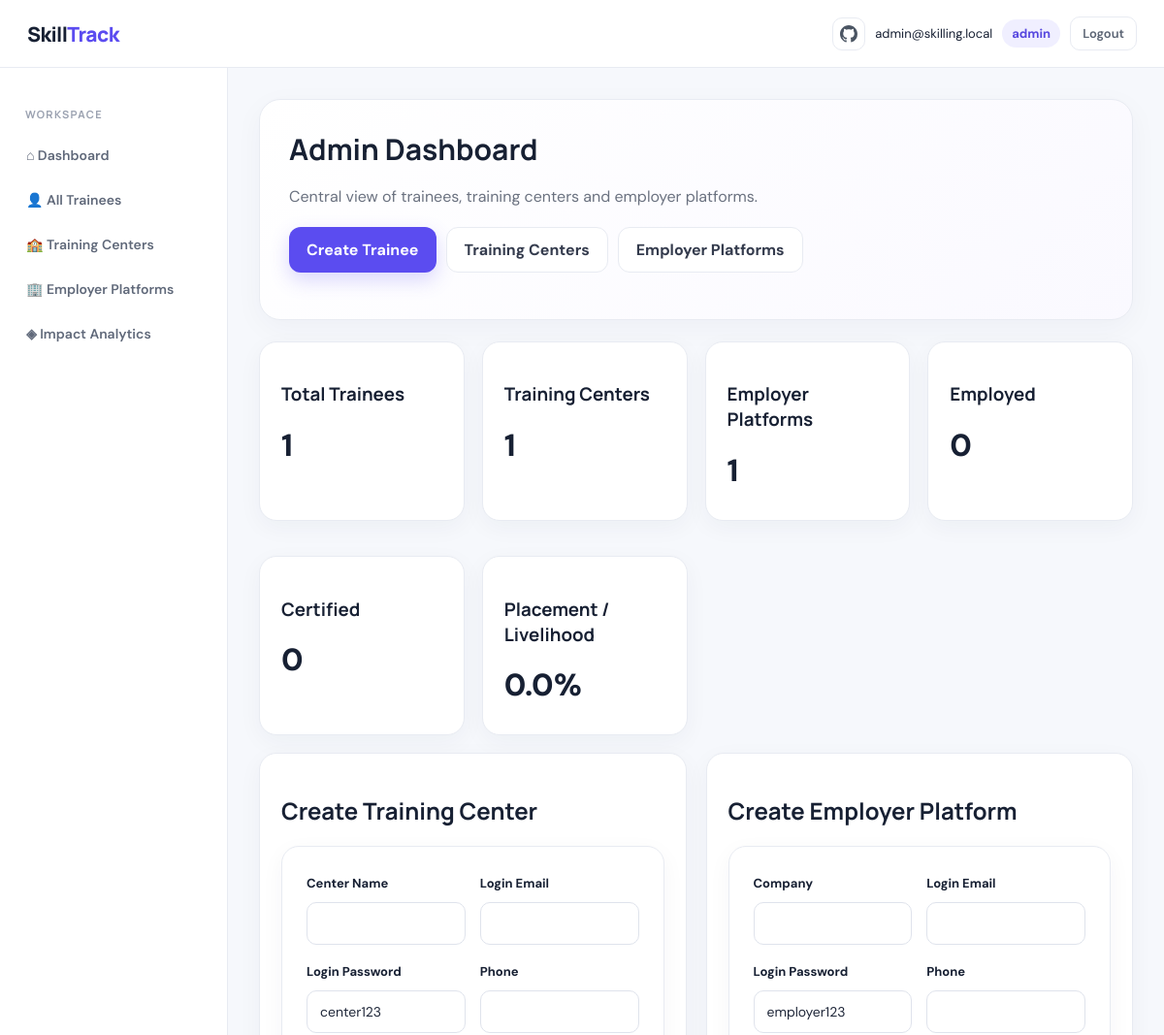
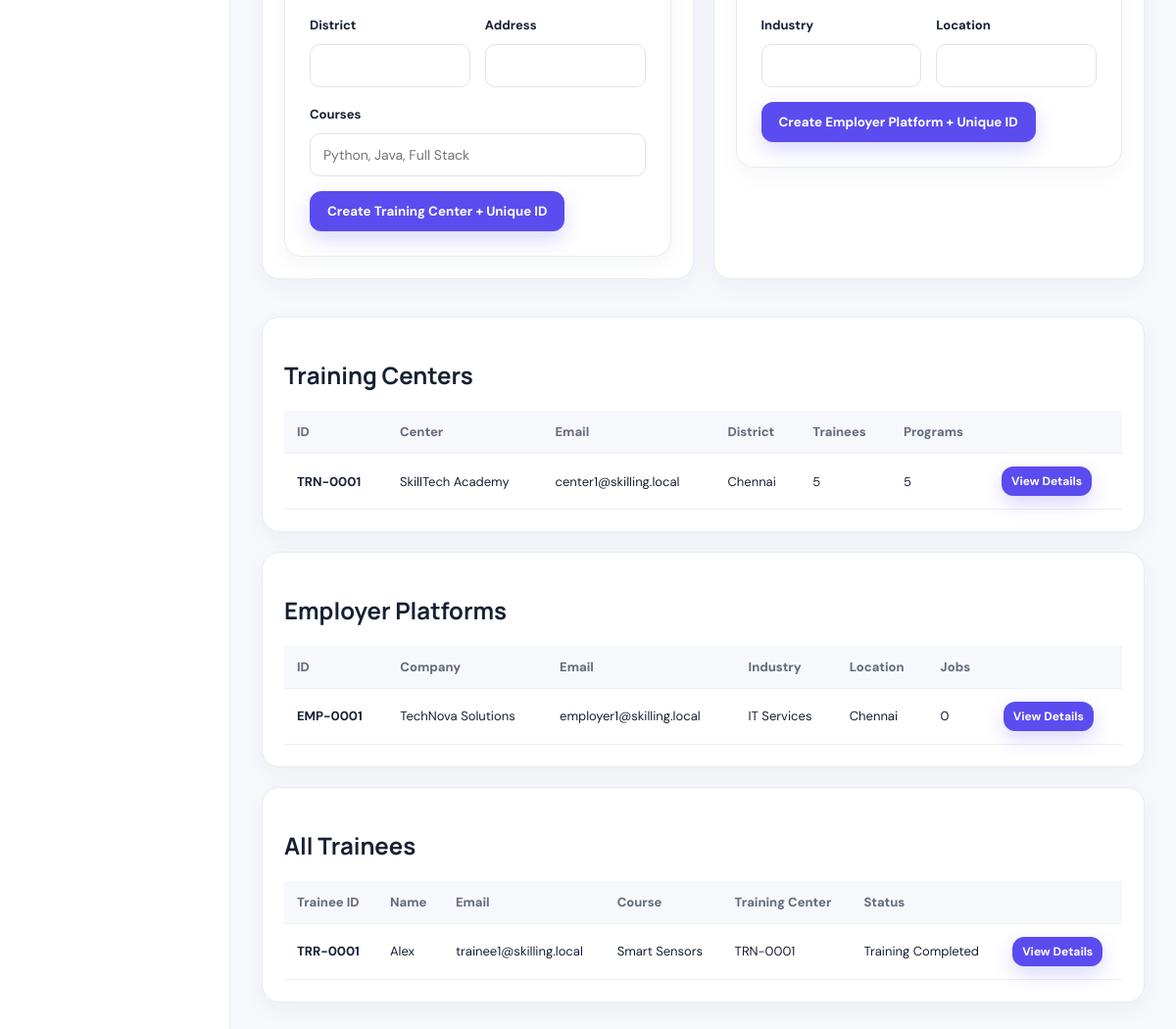
The page /admin/dashboard (signed in) on the database its author committed (2 pictures, top to bottom).
### tables this page shows
CREATE TABLE training_centers (
            id INTEGER PRIMARY KEY AUTOINCREMENT,
            center_code TEXT UNIQUE,
            center_name TEXT NOT NULL,
            email TEXT UNIQUE NOT NULL,
            phone TEXT,
            address TEXT,
            district TEXT,
            courses TEXT,
            created_at TEXT
        );

CREATE TABLE employers (
            id INTEGER PRIMARY KEY AUTOINCREMENT,
            employer_code TEXT UNIQUE,
            company TEXT NOT NULL,
            email TEXT UNIQUE NOT NULL,
            phone TEXT,
            industry TEXT,
            location TEXT,
            created_at TEXT
        );

CREATE TABLE trainees (
            id INTEGER PRIMARY KEY AUTOINCREMENT,
            trainee_code TEXT UNIQUE,
            name TEXT NOT NULL,
            email TEXT UNIQUE NOT NULL,
            phone TEXT,
            district TEXT,
            education TEXT,
            course TEXT,
            skills TEXT DEFAULT '',
            training_center_id INTEGER,
            provider TEXT,
            attendance REAL DEFAULT 0,
            assessment REAL DEFAULT 0,
            certification TEXT DEFAULT 'Not Certified',
            status TEXT DEFAULT 'Training Completed',
            created_at TEXT,
            FOREIGN KEY(training_center_id) REFERENCES training_centers(id)
        );

### app.py (the view)
@app.route("/admin/dashboard")
@login_required("admin")
def admin_dashboard():
    conn = get_db()
    total = conn.execute("SELECT COUNT(*) FROM trainees").fetchone()[0]
    employed = conn.execute("SELECT COUNT(*) FROM trainees WHERE status='Employed'").fetchone()[0]
    self_employed = conn.execute("SELECT COUNT(*) FROM trainees WHERE status='Self-employed'").fetchone()[0]
    not_placed = conn.execute("SELECT COUNT(*) FROM trainees WHERE status='Not Placed'").fetchone()[0]
    certified = conn.execute("SELECT COUNT(*) FROM trainees WHERE certification='Certified'").fetchone()[0]
    centers = conn.execute("""
        SELECT tc.*, COUNT(t.id) AS trainee_count, COUNT(tp.id) AS program_count
        FROM training_centers tc
        LEFT JOIN trainees t ON t.training_center_id=tc.id
        LEFT JOIN training_programs tp ON tp.training_center_id=tc.id
        GROUP BY tc.id ORDER BY tc.id DESC
    """).fetchall()
    employers = conn.execute("""
        SELECT e.*, COUNT(j.id) AS job_count
        FROM employers e LEFT JOIN jobs j ON j.employer_id=e.id
        GROUP BY e.id ORDER BY e.id DESC
    """).fetchall()
    trainees = conn.execute("""
        SELECT t.*, tc.center_code, tc.center_name
        FROM trainees t
        LEFT JOIN training_centers tc ON t.training_center_id=tc.id
        ORDER BY t.id DESC
    """).fetchall()
    conn.close()
    placement = round(((employed + self_employed) / total) * 100, 1) if total else 0
    return render_template("admin_dashboard.html", total=total, employed=employed,
                           self_employed=self_employed, not_placed=not_placed,
                           certified=certified, placement=placement,
                           centers=centers, employers=employers, trainees=trainees)

### app.py (called while the page is built)
def get_db():
    conn = sqlite3.connect(DATABASE)
    conn.row_factory = sqlite3.Row
    return conn

def login_required(role=None):
    def decorator(fn):
        @wraps(fn)
        def wrapper(*args, **kwargs):
            if "user_id" not in session:
                return redirect(url_for("login"))
            if role and session.get("role") != role:
                flash("You do not have access to this page.", "error")
                return redirect(url_for("role_dashboard"))
            return fn(*args, **kwargs)
        return wrapper
    return decorator

@app.context_processor
def inject_user():
    return {
        "current_email": session.get("email", ""),
        "current_role": session.get("role", ""),
        "current_org_code": session.get("org_code", "")
    }

### templates/admin_dashboard.html
{% extends "base.html" %}{% block content %}
<div class="hero"><h1>Admin Dashboard</h1><p class="muted">Central view of trainees, training centers and employer platforms.</p>
<div class="top-actions"><a class="btn" href="/add-trainee">Create Trainee</a><a class="btn secondary" href="/admin/training-centers">Training Centers</a><a class="btn secondary" href="/admin/employers">Employer Platforms</a></div></div>
<div class="grid">
<div class="card"><h3>Total Trainees</h3><div class="stat">{{total}}</div></div>
<div class="card"><h3>Training Centers</h3><div class="stat">{{centers|length}}</div></div>
<div class="card"><h3>Employer Platforms</h3><div class="stat">{{employers|length}}</div></div>
<div class="card"><h3>Employed</h3><div class="stat">{{employed}}</div></div>
<div class="card"><h3>Certified</h3><div class="stat">{{certified}}</div></div>
<div class="card"><h3>Placement / Livelihood</h3><div class="stat">{{placement}}%</div></div>
</div>
<div class="grid2">
<div class="panel"><h2>Create Training Center</h2>
<form method="post" action="{{url_for('admin_add_training_center')}}"><div class="form-grid">
<div class="field"><label>Center Name</label><input name="center_name" required></div>
<div class="field"><label>Login Email</label><input type="email" name="email" required></div>
<div class="field"><label>Login Password</label><input name="password" value="center123"></div>
<div class="field"><label>Phone</label><input name="phone"></div>
<div class="field"><label>District</label><input name="district"></div>
<div class="field"><label>Address</label><input name="address"></div>
<div class="field full"><label>Courses</label><input name="courses" placeholder="Python, Java, Full Stack"></div>
<div class="full"><button class="btn">Create Training Center + Unique ID</button></div>
</div></form></div>
<div class="panel"><h2>Create Employer Platform</h2>
<form method="post" action="{{url_for('admin_add_employer')}}"><div class="form-grid">
<div class="field"><label>Company</label><input name="company" required></div>
<div class="field"><label>Login Email</label><input type="email" name="email" required></div>
<div class="field"><label>Login Password</label><input name="password" value="employer123"></div>
<div class="field"><label>Phone</label><input name="phone"></div>
<div class="field"><label>Industry</label><input name="industry"></div>
<div class="field"><label>Location</label><input name="location"></div>
<div class="full"><button class="btn">Create Employer Platform + Unique ID</button></div>
</div></form></div>
</div>
<div class="panel section"><h2>Training Centers</h2>
<table class="table"><tr><th>ID</th><th>Center</th><th>Email</th><th>District</th><th>Trainees</th><th>Programs</th><th></th></tr>
{% for c in centers %}<tr><td><strong>{{c.center_code}}</strong></td><td>{{c.center_name}}</td><td>{{c.email}}</td><td>{{c.district}}</td><td>{{c.trainee_count}}</td><td>{{c.program_count}}</td><td><a class="btn small" href="{{url_for('training_center_details',center_id=c.id)}}">View Details</a></td></tr>{% endfor %}
</table></div>
<div class="panel section"><h2>Employer Platforms</h2>
<table class="table"><tr><th>ID</th><th>Company</th><th>Email</th><th>Industry</th><th>Location</th><th>Jobs</th><th></th></tr>
{% for e in employers %}<tr><td><strong>{{e.employer_code}}</strong></td><td>{{e.company}}</td><td>{{e.email}}</td><td>{{e.industry}}</td><td>{{e.location}}</td><td>{{e.job_count}}</td><td><a class="btn small" href="{{url_for('employer_details',employer_id=e.id)}}">View Details</a></td></tr>{% endfor %}
</table></div>
<div class="panel section"><h2>All Trainees</h2>
<table class="table"><tr><th>Trainee ID</th><th>Name</th><th>Email</th><th>Course</th><th>Training Center</th><th>Status</th><th></th></tr>
{% for t in trainees %}<tr><td><strong>{{t.trainee_code}}</strong></td><td>{{t.name}}</td><td>{{t.email}}</td><td>{{t.course}}</td><td>{{t.center_code or 'Not assigned'}}</td><td>{{t.status}}</td><td><a class="btn small" href="{{url_for('trainee_details',trainee_id=t.id)}}">View Details</a></td></tr>{% endfor %}
</table></div>
{% endblock %}

### static/style.css (style rules this page uses)
:root { --ink:#172033;--muted:#6b7280;--line:#e8ebf2;--bg:#f6f8fc;--card:#fff;--primary:#5b4cf0;--primary2:#7c6ff5;--green:#16a36a;--orange:#f59e0b;--red:#e45454;--shadow:0 14px 40px rgba(30,35,70,.08) }
* { box-sizing:border-box }
html { scroll-behavior:smooth }
body { margin:0;font-family:'DM Sans',Arial,sans-serif;background:var(--bg);color:var(--ink) }
h1,h2,h3,h4 { font-family:Manrope,Arial,sans-serif }
a { text-decoration:none;color:inherit }
.muted { color:var(--muted) }
.btn { display:inline-flex;align-items:center;justify-content:center;gap:8px;border:0;border-radius:12px;padding:12px 18px;background:var(--primary);color:#fff;font-weight:700;cursor:pointer;box-shadow:0 8px 20px rgba(91,76,240,.22);font-family:inherit }
.btn.secondary { background:#fff;color:#343b4d;border:1px solid var(--line);box-shadow:none }
.small { padding:7px 10px;font-size:12px }
.hero { background:linear-gradient(135deg,#fff,#faf9ff);border:1px solid var(--line);padding:30px;border-radius:22px;box-shadow:0 8px 30px rgba(30,35,70,.04);margin-bottom:22px }
.hero h1 { font-size:30px;margin:0 0 8px }
.hero p { line-height:1.6 }
.grid { display:grid;grid-template-columns:repeat(auto-fit,minmax(210px,1fr));gap:18px }
.grid2 { display:grid;grid-template-columns:1fr 1fr;gap:20px }
.card,.panel { background:var(--card);border:1px solid var(--line);border-radius:18px;padding:22px;box-shadow:0 7px 25px rgba(30,35,70,.045);margin-bottom:18px }
.stat { font-size:32px;font-weight:800;margin:8px 0;color:var(--ink) }
.top-actions { display:flex;gap:10px;flex-wrap:wrap;margin:18px 0 }
.section { margin-top:20px }
form { background:#fff;padding:25px;border:1px solid var(--line);border-radius:18px;box-shadow:0 7px 25px rgba(30,35,70,.045);max-width:900px }
label { display:block;font-weight:700;margin:4px 0 7px;font-size:13px }
input,select,textarea { width:100%;padding:12px 13px;border:1px solid #dfe3ec;border-radius:10px;font-size:14px;font-family:inherit;background:#fff;color:#20283a;outline:none }
.form-grid { display:grid;grid-template-columns:1fr 1fr;gap:15px }
.field { display:flex;flex-direction:column;gap:4px }
.field.full,.full { grid-column:1/-1 }
.table,.table-wrapper { width:100%;overflow:auto }
table { width:100%;border-collapse:collapse;background:#fff;border-radius:12px;overflow:hidden }
th,td { padding:13px;text-align:left;border-bottom:1px solid #edf0f5;font-size:13px }
th { background:#f7f8fb;color:#646d7d;font-weight:800 }

### rows shown on the page
training_centers: center_code "TRN-0001", center_name "SkillTech Academy", email "center1@skilling.local", district "Chennai", trainee_count "5", program_count "5"
employers: employer_code "EMP-0001", company "TechNova Solutions", email "employer1@skilling.local", industry "IT Services", location "Chennai", job_count "0"
trainees: trainee_code "TRR-0001", name "Alex", email "trainee1@skilling.local", course "Smart Sensors", center_code "TRN-0001", status "Training Completed"

### other values the page prints
{{ current_email }} "admin@skilling.local"
{{ current_role }} "admin"
{{ total }} "1"
{{ centers|length }} "1"
{{ employers|length }} "1"
{{ employed }} "0"
{{ certified }} "0"
{{ placement }} "0.0"
